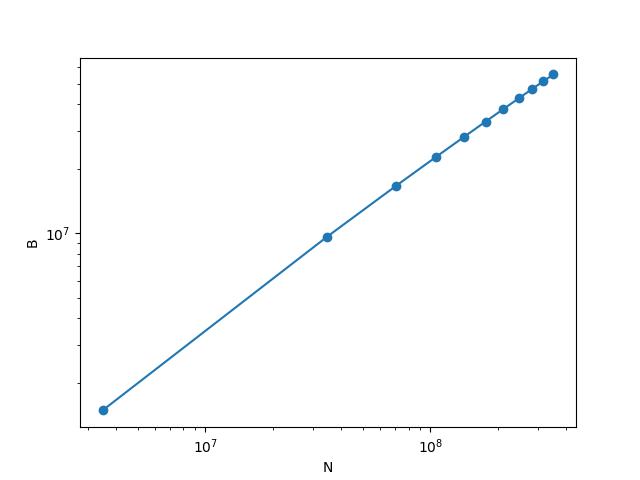

The script that saved this image:
import numpy as np
import matplotlib.pyplot as plt

Ns = []
Bs = []
for K in [1] + list(range(10, 101, 10)):
    data = np.load(f"data/counts/counts_p{K}.npz")
    N = int(data["unigram"].sum())
    V = len(data["unigram"])
    B = len(data["keys"])
    Ns.append(N)
    Bs.append(B)
    print(K, N, V, B)

plt.loglog(Ns, Bs, "o-")
plt.xlabel("N")
plt.ylabel("B")
plt.savefig("experiments/Q4.png")
